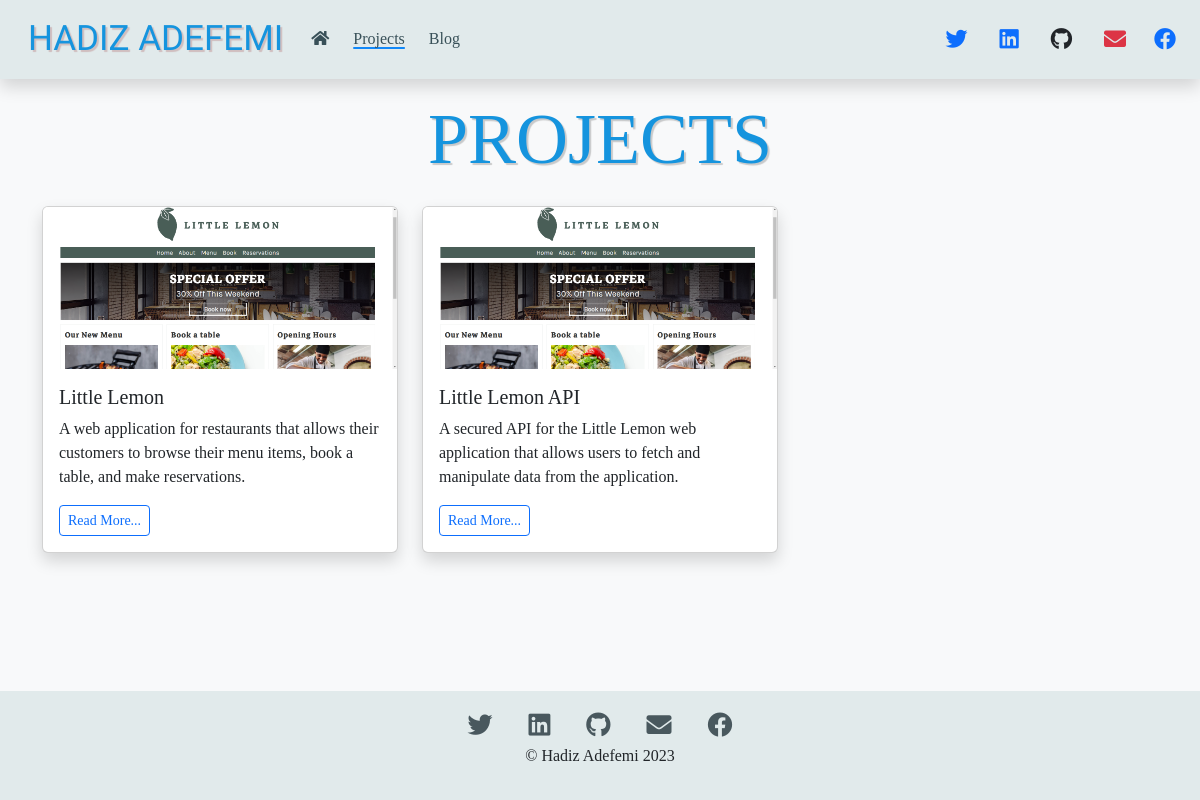
The app's page /projects with its own data.
### projects/models.py (models this page shows, shortened)
class Project(models.Model):
    title = models.CharField(max_length=100)
    description = models.TextField()
    technology = models.CharField(max_length=20)
    image = models.ImageField(upload_to='project_images', blank=True, null=True)

### projects/views.py (the view)
# urls.py: path('projects', views.project_index, name='project_index'),
def project_index(request):
    projects = Project.objects.all()
    context = {
        'projects': projects
    }
    return render(request, 'projects/project_index.html', context)

### projects/templates/projects/project_index.html (shortened to what this page needs)
{% extends 'base.html' %}
{% load static %}
{% block content %}
<h1 class="text-center display-2 mb-4 fw-normal">PROJECTS</h1>
<div class="row">
    {% for project in projects %}
    <div class="col-md-4">
        <div class="shadow card mb-4">
            <img class="card-img-top" src="{{project.image.url}}">
            <div class="card-body">
                <h5 class="card-title">{{ project.title }}</h5>
                <p class="card-text">{{ project.description }}</p>
                <a href="{% url 'project_detail' project.pk %}"
                   class="btn btn-sm btn-outline-primary me-2">
                    Read More...
                </a>
            </div>
        </div>
    </div>
    {% endfor %}
</div>
{% endblock%}

### templates/base.html (shortened to what this page needs)
{% load static %}
<!DOCTYPE html>
<html lang="en">
<head>
    <link href="https://cdn.jsdelivr.net/npm/bootstrap@5.3.0/dist/css/bootstrap.min.css" rel="stylesheet">
    <link rel="stylesheet" href="https://cdnjs.cloudflare.com/ajax/libs/font-awesome/5.15.3/css/all.min.css">
    <link rel="preload" as="style" href="{% static 'css/style.css' %}" onload="this.rel = 'stylesheet'">
</head>
<body class="bg-light">
    <div class="wrapper">
        {% include 'partials/_header.html' %}
        <main class="content">
            <div class="container mt-5 pt-5 mb-5">
                {% block content %}{% endblock %}
            </div>
        </main>
        {% include 'partials/_footer.html' %}
    </div>
</body>
</html>

### templates/partials/_header.html (shortened to what this page needs)
{% load static %}
<header>
    <nav class="shadow navbar navbar-expand-lg fixed-top">
        <div class="container-fluid">
            <a href="{% url 'homepage' %}" class="navbar-brand mx-3" id="logo">
                HADIZ ADEFEMI
            </a>
            <div class="collapse navbar-collapse" id="navbarCollapse">
                <div class="navbar-nav">
                    <a href="{% url 'homepage' %}" class="nav-item nav-link active mx-1" id="underline "><i class="fas fa-home"></i></a>
                    <a href="{% url 'project_index' %}" class="nav-item nav-link active mx-1 underline {% if request.path|slice:'0:9' == '/projects' %}active-link{% endif %}">Projects</a>
                    <a href="{% url 'blog_index' %}" class="nav-item nav-link active mx-1 underline {% if request.path|slice:'0:6' == '/blog/' %}active-link{% endif %}">Blog</a>
                </div>
                <div class="navbar-nav ms-auto">
                    <a href="https://twitter.com/hadizadefemi" target="_blank" class="nav-item nav-link mx-2 text-primary"><i class="fab fa-twitter"></i></a>
                    <a href="https://www.linkedin.com/in/hadizadefemi/" target="_blank" class="nav-item nav-link mx-2 text-primary"><i class="fab fa-linkedin"></i></a>
                    <a href="https://github.com/Hadizadefemi" target="_blank" class="nav-item nav-link mx-2 text-dark"><i class="fab fa-github"></i></a>
                    <a href="mailto:adefemihadizi2020@gmail.com" target="_blank" class="nav-item nav-link mx-2 text-danger"><i class="fas fa-envelope"></i></a>
                    <a href="https://www.facebook.com/hadiz.adefemi.3" target="_blank" class="nav-item nav-link mx-1 text-primary">
                        <i class="fab fa-facebook"></i>
                      </a>
                </div>
            </div>
        </div>
    </nav>
</header>

### templates/partials/_footer.html
{% load static %}
<footer class="text-center py-3">
    <div class="container">
        <a href="https://twitter.com/hadizadefemi" target="_blank" class="mx-3"><i class="fab fa-twitter"></i></a>
        <a href="https://www.linkedin.com/in/hadizadefemi/" target="_blank" class="mx-3"><i class="fab fa-linkedin"></i></a>
        <a href="https://github.com/Hadizadefemi" target="_blank" class="mx-3"><i class="fab fa-github"></i></a>
        <a href="mailto:adefemihadizi2020@gmail.com" target="_blank" class="mx-3"><i class="fas fa-envelope"></i></a>
        <a href="https://www.facebook.com/hadiz.adefemi.3" target="_blank" class="mx-3">
            <i class="fab fa-facebook"></i>
        </a>
        <p>&copy; Hadiz Adefemi 2023</p>
    </div>
</footer>

### static/css/style.css (style rules this page uses)
body { font-family: Georgia, 'Times New Roman', Times, serif; height: 100%; }
main div.container .row { padding: 0; }
.wrapper { display: flex; flex-direction: column; min-height: 100vh; }
.content { flex: 1; }
main h1 { color: #1594de; text-shadow: 2px 2px 1px rgba(8, 11, 10, 0.2); }
header nav.navbar, footer { background-color: #e1eaeb; }
header .navbar .container-fluid #navbarCollapse .ms-auto a { font-size: 22px; }
#logo { font-family: Chela One, Georgia, 'Times New Roman', Times, serif; font-size: 35px; color: #1594de; text-shadow: 2px 2px 1px rgba(141, 14, 14, 0.2); }
.navbar div div.collapse .navbar-nav .active { color: rgb(56, 80, 88); }
footer .container a { font-size: 25px; color: #49585e; }
.active-link { text-decoration: underline; text-decoration-color: #1188f8; text-underline-offset: 3px; text-decoration-thickness: 2px; }

### records on screen
Project: image (picture), title "Little Lemon", description "A web application for restaurants that allows their customers to browse their menu items, book a table, and make reservations."
Project: image (picture), title "Little Lemon API", description "A secured API for the Little Lemon web application that allows users to fetch and manipulate data from the application."
